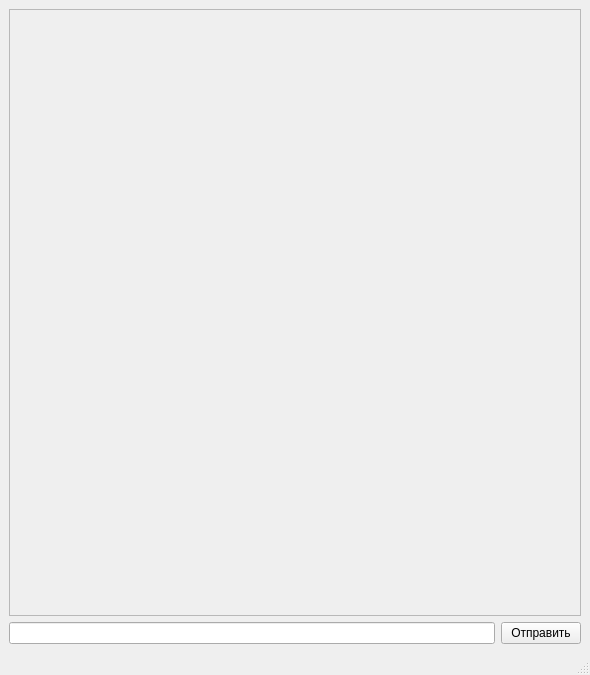
<?xml version="1.0" encoding="UTF-8"?>
<ui version="4.0">
 <class>MainWindow</class>
 <widget class="QMainWindow" name="MainWindow">
  <property name="geometry">
   <rect>
    <x>0</x>
    <y>0</y>
    <width>590</width>
    <height>675</height>
   </rect>
  </property>
  <property name="palette">
   <palette>
    <active>
     <colorrole role="Window">
      <brush brushstyle="SolidPattern">
       <color alpha="255">
        <red>145</red>
        <green>65</green>
        <blue>172</blue>
       </color>
      </brush>
     </colorrole>
    </active>
    <inactive>
     <colorrole role="Window">
      <brush brushstyle="SolidPattern">
       <color alpha="255">
        <red>239</red>
        <green>239</green>
        <blue>239</blue>
       </color>
      </brush>
     </colorrole>
    </inactive>
    <disabled>
     <colorrole role="Window">
      <brush brushstyle="SolidPattern">
       <color alpha="255">
        <red>145</red>
        <green>65</green>
        <blue>172</blue>
       </color>
      </brush>
     </colorrole>
    </disabled>
   </palette>
  </property>
  <property name="windowTitle">
   <string>MainWindow</string>
  </property>
  <property name="windowIcon">
   <iconset>
    <normaloff>Images/Icon.ico</normaloff>Images/Icon.ico</iconset>
  </property>
  <widget class="QWidget" name="centralwidget">
   <layout class="QGridLayout" name="gridLayout">
    <item row="1" column="0">
     <widget class="QLineEdit" name="lineEdit"/>
    </item>
    <item row="1" column="1">
     <widget class="QPushButton" name="pushButton">
      <property name="text">
       <string>Отправить</string>
      </property>
     </widget>
    </item>
    <item row="0" column="0" colspan="2">
     <widget class="QScrollArea" name="scrollArea">
      <property name="widgetResizable">
       <bool>true</bool>
      </property>
      <widget class="QWidget" name="scrollAreaWidgetContents">
       <property name="geometry">
        <rect>
         <x>0</x>
         <y>0</y>
         <width>570</width>
         <height>577</height>
        </rect>
       </property>
       <layout class="QGridLayout" name="gridLayout_2">
        <item row="0" column="0">
         <layout class="QVBoxLayout" name="verticalLayout"/>
        </item>
       </layout>
      </widget>
     </widget>
    </item>
   </layout>
  </widget>
  <widget class="QMenuBar" name="menubar">
   <property name="geometry">
    <rect>
     <x>0</x>
     <y>0</y>
     <width>590</width>
     <height>23</height>
    </rect>
   </property>
  </widget>
  <widget class="QStatusBar" name="statusbar"/>
 </widget>
 <resources/>
 <connections/>
</ui>
